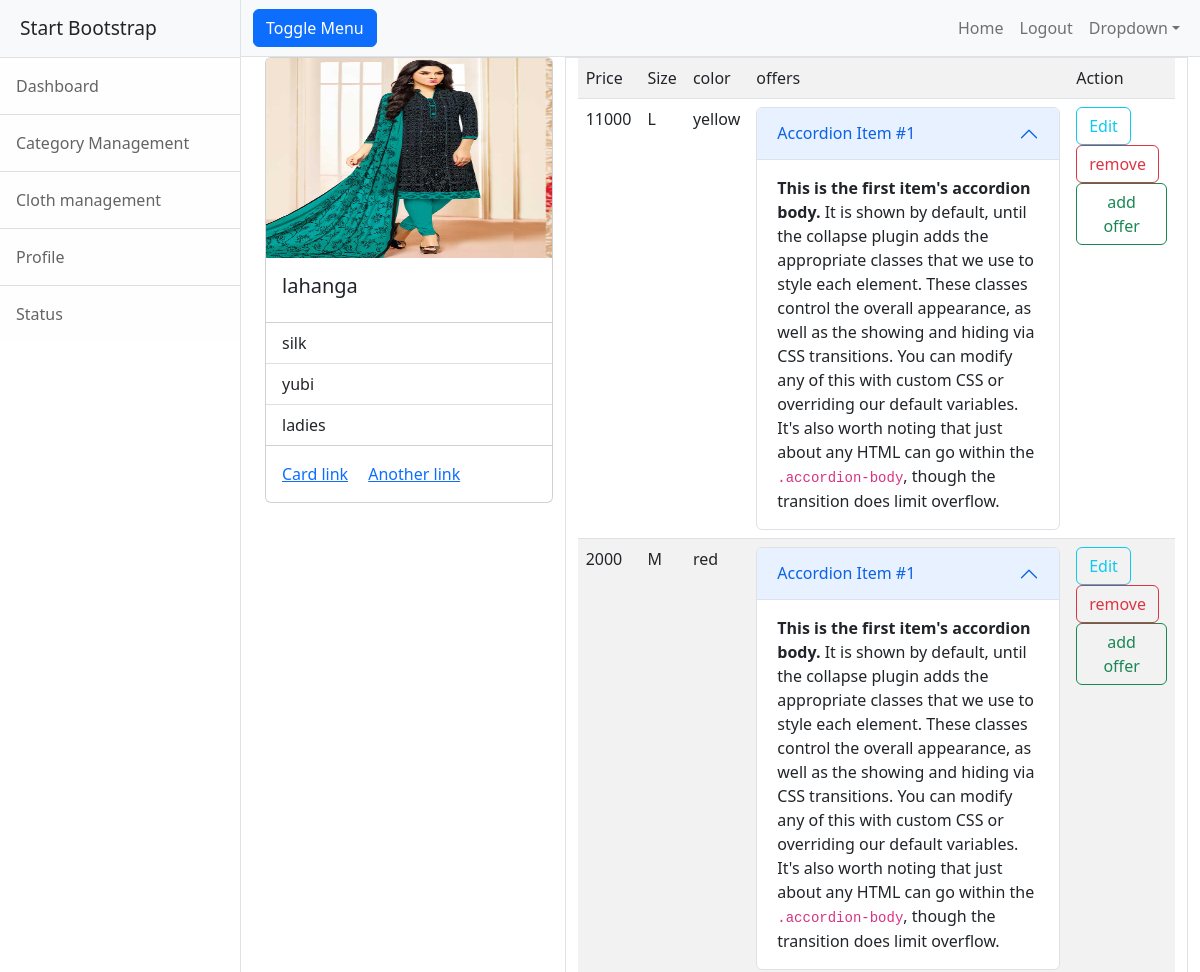
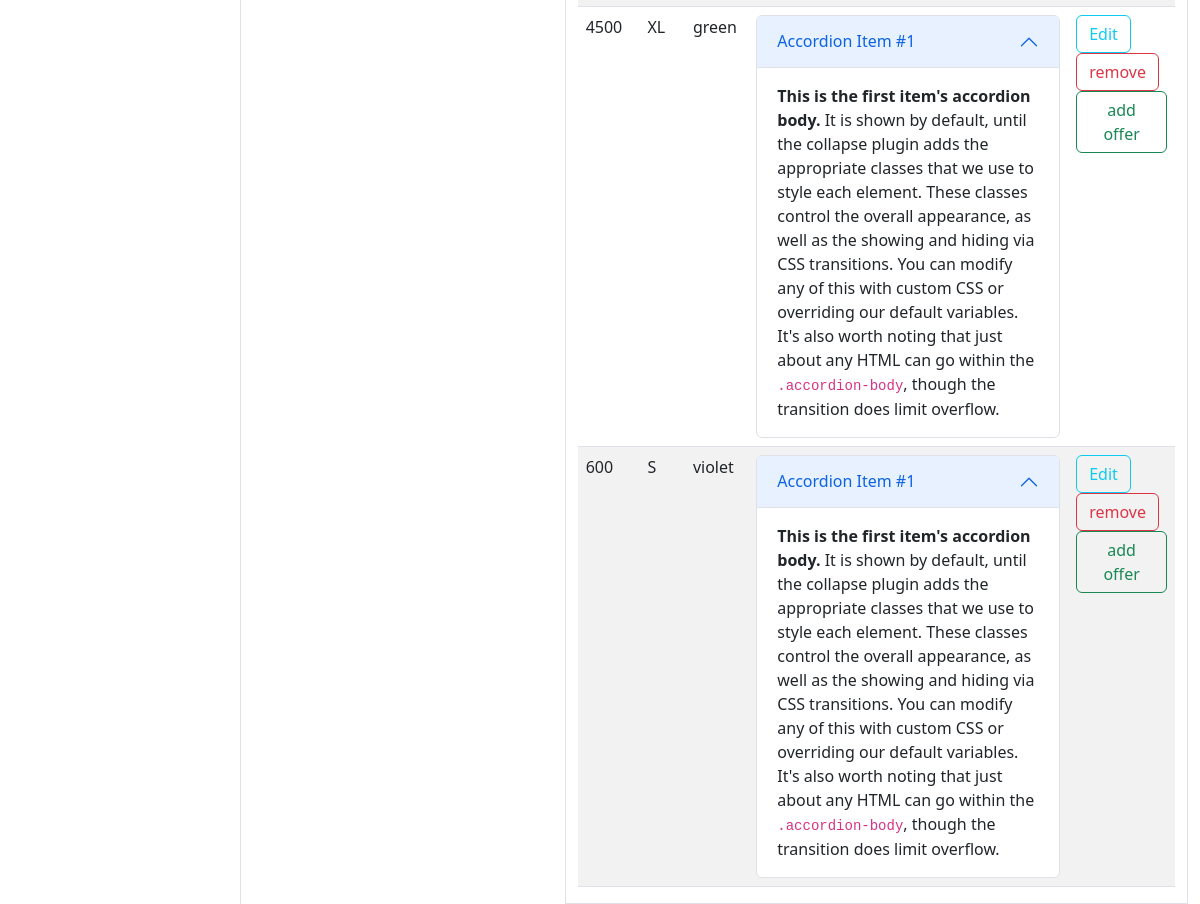
Page /cloths/11 (signed in) on the committed database (2 pictures, top to bottom).
### yousta/models.py (models this page shows, shortened)
class Cloths(models.Model):
    name=models.CharField(max_length=200)
    options=(
        ("linen","linen"),
        ("cotton","cotton"),
        ("satin","satin"),
        ("nylon","nylon"),
        ("polyster","polyster"),
        ("silk","silk")
    )
    material=models.CharField(max_length=200,choices=options,default="cotton")
    image=models.ImageField(upload_to="images")
    brand=models.CharField(max_length=200)
    category=models.ForeignKey(Category,null=True,on_delete=models.SET_NULL)

class Category(models.Model):
    name=models.CharField(max_length=200,unique=True)
    is_active=models.BooleanField(default=True)
    def __str__(self):
        return self.name

class ClothVarients(models.Model):
    price=models.PositiveIntegerField()
    color=models.CharField(max_length=100)
    options=(
        ("S","S"),
        ("M","M"),
        ("L","L"),
        ("XL","XL"),
        ("XXl","XXL")
    )
    size=models.CharField(max_length=200,choices=options,default="M")
    cloth=models.ForeignKey(Cloths,on_delete=models.CASCADE)

### yousta/views.py (the view)
# urls.py: path("cloths/<int:pk>",ClothDetailView.as_view(),name="cloth-detail"),
@method_decorator(decs,name="dispatch")
class ClothDetailView(DetailView):
    template_name="yousta/cloth_detail.html"
    model=Cloths
    context_object_name="cloth"

### yousta/views.py (called while the page is built)
def signin_required(fn):
    def wrapper(request,*args,**kwargs):
        if not request.user.is_authenticated:
            messages.error(request,"invalid session")
            return redirect("signin")
        else:
            return fn(request,*args,**kwargs)
    return wrapper

def is_admin(fn):
    def wrapper(request,*args,**kwargs):
        if not request.user.is_superuser:
            messages.error(request,"permission denied for current user!!")
            return redirect("signin")
        else:
            return fn(request,*args,**kwargs)
    return wrapper

### yousta/templates/yousta/cloth_detail.html (shortened to what this page needs)
{%extends 'yousta/base.html'%}
{%block body_block%}
<div class="container">
  <div class="row">
      <div class="col-4">
          <div class="card" style="width:100%">
              <img src="{{cloth.image.url}}" class="card-img-top" alt="..." height="200px">
              <div class="card-body">
                <h5 class="card-title">{{cloth.name}}</h5>
              </div>
              <ul class="list-group list-group-flush">
                <li class="list-group-item">{{cloth.material}}</li>
                <li class="list-group-item">{{cloth.brand}}</li>
                <li class="list-group-item">{{cloth.category}}</li>
              </ul>
              <div class="card-body">
                <a href="#" class="card-link">Card link</a>
                <a href="#" class="card-link">Another link</a>
              </div>
            </div>
      </div>
      <div class="col-8 border boredr-dark">
         <table class="table table-striped">
          <tr>
              <td>Price</td>
              <td>Size</td>
              <td>color</td>
              <td>offers</td>
              <td>Action</td>
          </tr>
          {%for v in cloth.clothvarients_set.all%}
              <tr>
                  <td>{{v.price}}</td>
                  <td>{{v.size}}</td>
                  <td>{{v.color}}</td>
                  <td>
                    <div class="accordion" id="accordionExample">
                      <div class="accordion-item">
                        <h2 class="accordion-header">
                          <button class="accordion-button" type="button" data-bs-toggle="collapse" data-bs-target="#collapseOne" aria-expanded="true" aria-controls="collapseOne">
                            Accordion Item #1
                          </button>
                        </h2>
                        <div id="collapseOne" class="accordion-collapse collapse show" data-bs-parent="#accordionExample">
                          <div class="accordion-body">
                            <strong>This is the first item's accordion body.</strong> It is shown by default, until the collapse plugin adds the appropriate classes that we use to style each element. These classes control the overall appearance, as well as the showing and hiding via CSS transitions. You can modify any of this with custom CSS or overriding our default variables. It's also worth noting that just about any HTML can go within the <code>.accordion-body</code>, though the transition does limit overflow.
                          </div>
                        </div>
                      </div>
                  </td>
                  <td>
                    <a href="{%url 'update-varient' v.id %}" class="btn btn-outline-info">Edit</a>
                    <a href="{%url 'remove-varient' v.id%}" class="btn btn-outline-danger">remove</a>
                    <a href="{%url 'offers-add' v.id%}" class="btn btn-outline-success">add offer</a>
                  </td>
              </tr>
          {%endfor%}
         </table>
      </div>
  </div>
</div>
{%endblock%}

### rows in the picture
Cloths: image (picture), name "lahanga", material "silk", brand "yubi", category "ladies"
ClothVarients: price "11000", size "L", color "yellow"
ClothVarients: price "2000", size "M", color "red"
ClothVarients: price "4500", size "XL", color "green"
ClothVarients: price "600", size "S", color "violet"
